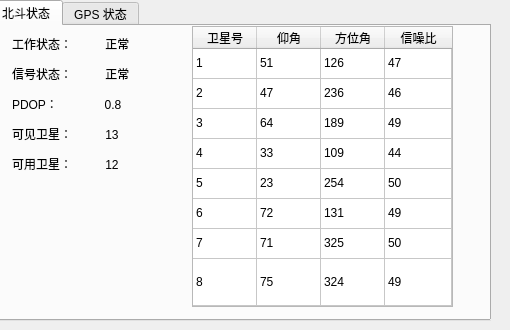
   <widget class="QWidget" name="tab_4">
    <attribute name="title">
     <string>状态参数</string>
    </attribute>
    <widget class="QTabWidget" name="tabWidget_2">
     <property name="geometry">
      <rect>
       <x>-10</x>
       <y>0</y>
       <width>501</width>
       <height>321</height>
      </rect>
     </property>
     <property name="currentIndex">
      <number>0</number>
     </property>
     <widget class="QWidget" name="tab_11">
      <attribute name="title">
       <string>北斗状态</string>
      </attribute>
      <widget class="QLabel" name="label_57">
       <property name="geometry">
        <rect>
         <x>20</x>
         <y>10</y>
         <width>171</width>
         <height>16</height>
        </rect>
       </property>
       <property name="text">
        <string>工作状态：          正常</string>
       </property>
      </widget>
      <widget class="QLabel" name="label_58">
       <property name="geometry">
        <rect>
         <x>20</x>
         <y>40</y>
         <width>171</width>
         <height>16</height>
        </rect>
       </property>
       <property name="text">
        <string>信号状态：          正常</string>
       </property>
      </widget>
      <widget class="QLabel" name="label_59">
       <property name="geometry">
        <rect>
         <x>20</x>
         <y>70</y>
         <width>171</width>
         <height>16</height>
        </rect>
       </property>
       <property name="text">
        <string>PDOP：              0.8</string>
       </property>
      </widget>
      <widget class="QLabel" name="label_63">
       <property name="geometry">
        <rect>
         <x>20</x>
         <y>100</y>
         <width>171</width>
         <height>16</height>
        </rect>
       </property>
       <property name="text">
        <string>可见卫星：          13</string>
       </property>
      </widget>
      <widget class="QLabel" name="label_64">
       <property name="geometry">
        <rect>
         <x>20</x>
         <y>130</y>
         <width>171</width>
         <height>16</height>
        </rect>
       </property>
       <property name="text">
        <string>可用卫星：          12   </string>
       </property>
      </widget>
      <widget class="QLabel" name="label_65">
       <property name="geometry">
        <rect>
         <x>23</x>
         <y>160</y>
         <width>141</width>
         <height>121</height>
        </rect>
       </property>
       <property name="text">
        <string/>
       </property>
       <property name="pixmap">
        <pixmap resource="icons.qrc">:/picture/1.png</pixmap>
       </property>
       <property name="scaledContents">
        <bool>true</bool>
       </property>
      </widget>
      <widget class="QTableWidget" name="tableWidget">
       <property name="geometry">
        <rect>
         <x>200</x>
         <y>0</y>
         <width>261</width>
         <height>281</height>
        </rect>
       </property>
       <property name="autoScroll">
        <bool>true</bool>
       </property>
       <attribute name="horizontalHeaderDefaultSectionSize">
        <number>64</number>
       </attribute>
       <attribute name="horizontalHeaderMinimumSectionSize">
        <number>25</number>
       </attribute>
       <attribute name="horizontalHeaderStretchLastSection">
        <bool>true</bool>
       </attribute>
       <attribute name="verticalHeaderVisible">
        <bool>false</bool>
       </attribute>
       <attribute name="verticalHeaderStretchLastSection">
        <bool>true</bool>
       </attribute>
       <row>
        <property name="text">
         <string>1,2,3,4</string>
        </property>
       </row>
       <row>
        <property name="text">
         <string>1</string>
        </property>
       </row>
       <row>
        <property name="text">
         <string>2</string>
        </property>
       </row>
       <row>
        <property name="text">
         <string>3</string>
        </property>
       </row>
       <row>
        <property name="text">
         <string>4</string>
        </property>
       </row>
       <row>
        <property name="text">
         <string>5</string>
        </property>
       </row>
       <row>
        <property name="text">
         <string>7</string>
        </property>
       </row>
       <row>
        <property name="text">
         <string>8</string>
        </property>
       </row>
       <column>
        <property name="text">
         <string>卫星号</string>
        </property>
       </column>
       <column>
        <property name="text">
         <string>仰角</string>
        </property>
       </column>
       <column>
        <property name="text">
         <string>方位角</string>
        </property>
       </column>
       <column>
        <property name="text">
         <string>信噪比</string>
        </property>
       </column>
       <item row="0" column="0">
        <property name="text">
         <string>1</string>
        </property>
        <property name="textAlignment">
         <set>AlignLeading|AlignVCenter</set>
        </property>
       </item>
       <item row="0" column="1">
        <property name="text">
         <string>51</string>
        </property>
       </item>
       <item row="0" column="2">
        <property name="text">
         <string>126</string>
        </property>
       </item>
       <item row="0" column="3">
        <property name="text">
         <string>47</string>
        </property>
       </item>
       <item row="1" column="0">
        <property name="text">
         <string>2</string>
        </property>
        <property name="textAlignment">
         <set>AlignLeading|AlignVCenter</set>
        </property>
       </item>
       <item row="1" column="1">
        <property name="text">
         <string>47</string>
        </property>
       </item>
       <item row="1" column="2">
        <property name="text">
         <string>236</string>
        </property>
       </item>
       <item row="1" column="3">
        <property name="text">
         <string>46</string>
        </property>
       </item>
       <item row="2" column="0">
        <property name="text">
         <string>3</string>
        </property>
       </item>
       <item row="2" column="1">
        <property name="text">
         <string>64</string>
        </property>
       </item>
       <item row="2" column="2">
        <property name="text">
         <string>189</string>
        </property>
       </item>
       <item row="2" column="3">
        <property name="text">
         <string>49</string>
        </property>
       </item>
       <item row="3" column="0">
        <property name="text">
         <string>4</string>
        </property>
       </item>
       <item row="3" column="1">
        <property name="text">
         <string>33</string>
        </property>
       </item>
       <item row="3" column="2">
        <property name="text">
         <string>109</string>
        </property>
       </item>
       <item row="3" column="3">
        <property name="text">
         <string>44</string>
        </property>
       </item>
       <item row="4" column="0">
        <property name="text">
         <string>5</string>
        </property>
       </item>
       <item row="4" column="1">
        <property name="text">
         <string>23</string>
        </property>
       </item>
       <item row="4" column="2">
        <property name="text">
         <string>254</string>
        </property>
       </item>
       <item row="4" column="3">
        <property name="text">
         <string>50</string>
        </property>
       </item>
       <item row="5" column="0">
        <property name="text">
         <string>6</string>
        </property>
       </item>
       <item row="5" column="1">
        <property name="text">
         <string>72</string>
        </property>
       </item>
       <item row="5" column="2">
        <property name="text">
         <string>131</string>
        </property>
       </item>
       <item row="5" column="3">
        <property name="text">
         <string>49</string>
        </property>
       </item>
       <item row="6" column="0">
        <property name="text">
         <string>7</string>
        </property>
       </item>
       <item row="6" column="1">
        <property name="text">
         <string>71</string>
        </property>
       </item>
       <item row="6" column="2">
        <property name="text">
         <string>325</string>
        </property>
       </item>
       <item row="6" column="3">
        <property name="text">
         <string>50</string>
        </property>
       </item>
       <item row="7" column="0">
        <property name="text">
         <string>8</string>
        </property>
       </item>
       <item row="7" column="1">
        <property name="text">
         <string>75</string>
        </property>
       </item>
       <item row="7" column="2">
        <property name="text">
         <string>324</string>
        </property>
       </item>
       <item row="7" column="3">
        <property name="text">
         <string>49</string>
        </property>
       </item>
      </widget>
     </widget>
     <widget class="QWidget" name="tab_12">
      <attribute name="title">
       <string>GPS 状态</string>
      </attribute>
     </widget>
    </widget>
   </widget>
